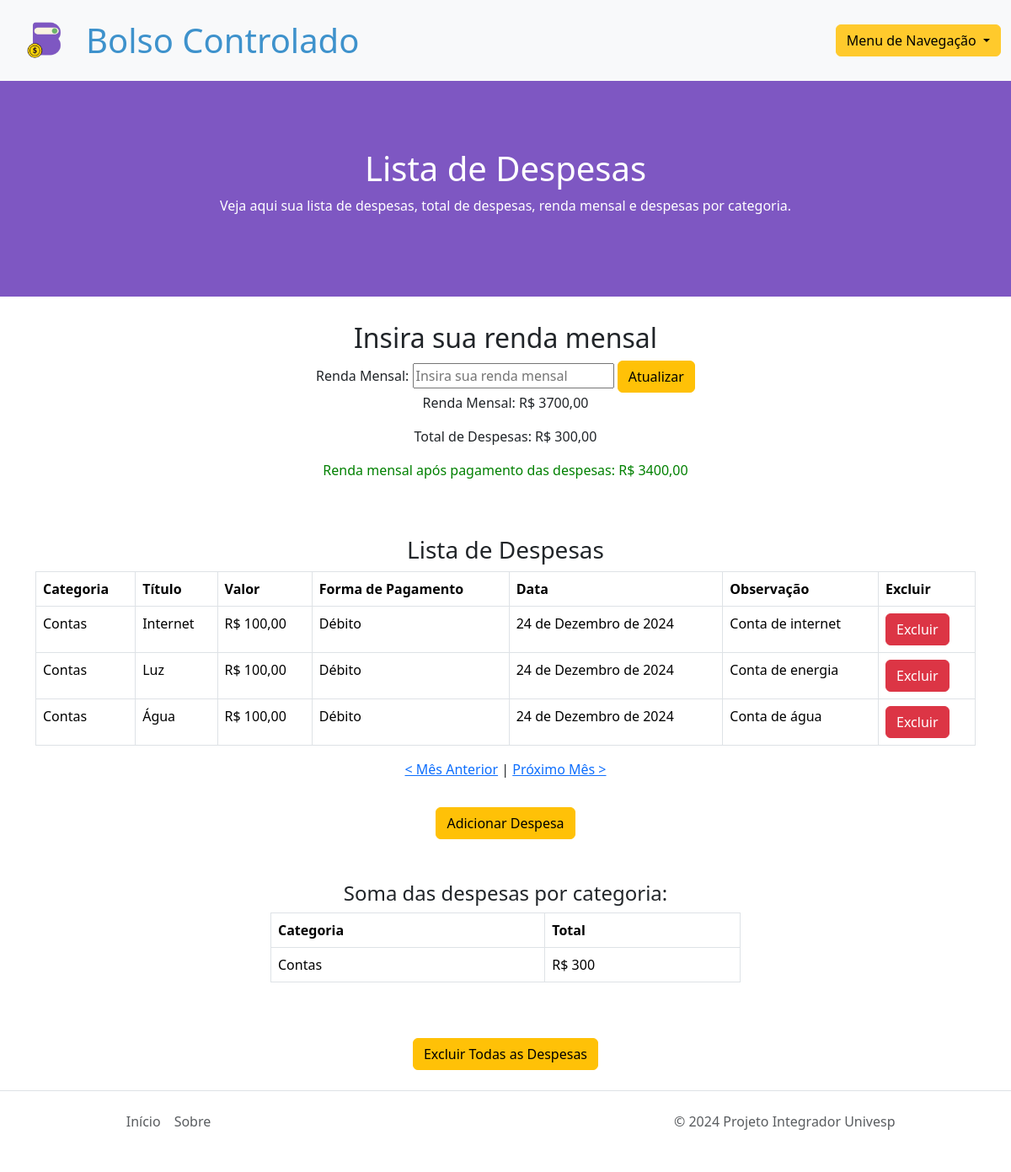
The app's page /expenses/2024/12/ (signed in) with its own data.
### expenses/models.py (models this page shows, shortened)
class UserProfile(models.Model):
    user = models.OneToOneField(User, on_delete=models.CASCADE, related_name='user_profile')  # Adicione related_name
    salary = models.DecimalField(max_digits=10, decimal_places=2, default=0)

class Expense(models.Model):
    expense_category = models.CharField(max_length=20, choices=CATEGORY_CHOICES, verbose_name='Categoria', default='categoria1')
    title = models.CharField(max_length=30, verbose_name='Título')
    amount = models.DecimalField(max_digits=10, decimal_places=2, verbose_name='Valor')
    date = models.DateField(verbose_name='Data')
    user = models.ForeignKey(User, on_delete=models.CASCADE, related_name='expenses')
    payment_method = models.CharField(blank=True, max_length=20, choices=PAYMENT_CHOICES, verbose_name='Forma de Pagamento (Opcional)', default='Dinheiro')
    observation = models.TextField(blank=True, verbose_name='Observação', max_length=60)
    duration_months = models.IntegerField(verbose_name='Duração em Meses', default=1)
    class Meta:
        verbose_name = 'Despesa'
        verbose_name_plural = 'Despesas'

### expenses/views.py (the view, shortened to what this page needs)
# urls.py: path('expenses/', ExpenseListView.as_view(), name='expense_list'),
class ExpenseListView(LoginRequiredMixin, ListView):
    model = Expense
    template_name = 'expenses/expense_list.html'
    context_object_name = 'expenses'
    def get_queryset(self):
        year = self.kwargs.get('year', None)
        month = self.kwargs.get('month', None)
        if year is None or month is None:
            current_date = datetime.now()
            year = current_date.year
            month = current_date.month
        return Expense.objects.filter(user=self.request.user, date__year=year, date__month=month)
    def get_context_data(self, **kwargs):
        context = super().get_context_data(**kwargs)
        year = int(self.kwargs.get('year', datetime.now().year))
        month = int(self.kwargs.get('month', datetime.now().month))
        prev_month, prev_year = (month - 1, year) if month > 1 else (12, year - 1)
        next_month, next_year = (month + 1, year) if month < 12 else (1, year + 1)
        expenses = self.get_queryset()
        total_expenses = expenses.aggregate(total=Sum('amount'))['total'] or 0
        salary = UserProfile.objects.get(user=self.request.user).salary if UserProfile.objects.filter(user=self.request.user).exists() else None
        difference = salary - total_expenses if salary is not None else None
        expenses_by_category = expenses.values('expense_category').annotate(total_amount=Sum('amount'))
        context.update({
            'total_expenses': round(total_expenses, 2),
            'salary': salary,
            'difference': difference,
            'expenses_by_category': expenses_by_category,
            'year': year,
            'month': month,
            'prev_year': prev_year,
            'prev_month': prev_month,
            'next_year': next_year,
            'next_month': next_month,
        })
        return context

### expenses/templates/expenses/expense_list.html (shortened to what this page needs)
{% extends 'base-3.html' %}
{% load static %}
{% block content %}
<div id="banner">
    <h1 id="cor-letra-banner">Lista de Despesas</h1>
    <p id="cor-letra-banner">Veja aqui sua lista de despesas, total de despesas, renda mensal e despesas por categoria.</p>
</div>
<div class="text-center" style="padding-top: 30px;">
    <h2>Insira sua renda mensal</h2>
    <form action="{% url 'expense_list' %}" method="post">
        <label for="salary">Renda Mensal:</label>
        <input type="text" id="salary" name="salary" placeholder="Insira sua renda mensal">
        <button class="btn btn-warning" type="submit">Atualizar</button>
    </form>
    {% if salary %}
    <p>Renda Mensal: R$ {{ salary }}</p>
    {% endif %}
    <p>Total de Despesas: R$ {{ total_expenses }}</p>
    {% if difference is not None %}
    {% if difference >= 0 %}
        <p style="color: green;">Renda mensal após pagamento das despesas: R$ {{ difference }}</p>
    {% else %}
        <p style="color: red;">Renda mensal após pagamento das despesas: <span style="color: red;">R$ {{ difference }}</span> <span style="color: red;">(Renda negativa)</span></p>
    {% endif %}
{% endif %}
</div>
<h3 class="text-center" style="padding-top: 50px;">Lista de Despesas</h3>
<div class="table-responsive">
    <table class="table table-bordered">
        <thead>
            <tr>
                <th scope="col">Categoria</th>
                <th scope="col">Título</th>
                <th scope="col">Valor</th>
                <th scope="col">Forma de Pagamento</th>
                <th scope="col">Data</th>
                <th scope="col">Observação</th>
                <th scope="col">Excluir</th>
            </tr>
        </thead>
        <tbody>
            {% for expense in expenses %}
            <tr>
                <td>{{ expense.expense_category }}</td>
                <td>{{ expense.title }}</td>
                <td>R$ {{ expense.amount }}</td>
                <td>{{ expense.payment_method }}</td>
                <td>{{ expense.date }}</td>
                <td>{{ expense.observation }}</td>
                <td>
                    <form action="{% url 'delete_expense' expense.id %}" method="post" style="display: inline;">
                        <button type="submit" class="btn btn-danger">Excluir</button>
                    </form>
                </td>
            </tr>
            {% endfor %}
        </tbody>
    </table>
</div>
<div class="text-center" style="margin-bottom:3%">
    {% if year and month %}
        <p>
            <a href="{% if month > 1 %}{% url 'expense_list_month' year=year month=month|add:'-1' %}{% else %}{% url 'expense_list_month' year=year|add:'-1' month=12 %}{% endif %}">&lt; Mês Anterior</a> |
            <a href="{% if month < 12 %}{% url 'expense_list_month' year=year month=month|add:'1' %}{% else %}{% url 'expense_list_month' year=year|add:'1' month=1 %}{% endif %}">Próximo Mês &gt;</a>
        </p>
    {% endif %}
</div>
<div class="text-center">
    <button class="btn btn-warning" onclick="window.location.href='{% url 'add_expense' %}'">Adicionar Despesa</button>
</div>
<div>
    <div class="col-6 mx-auto">
        <h4 class="text-center" style="padding-top: 50px;">Soma das despesas por categoria:</h4>
        <div class="table-responsive">
            <table class="table table-bordered">
                <thead>
                    <tr>
                        <th scope="col">Categoria</th>
                        <th scope="col">Total</th>
                    </tr>
                </thead>
                <tbody>
                    {% for category in expenses_by_category %}
                    <tr>
                        <td>{{ category.expense_category }}</td>
                        <td>R$ {{ category.total_amount }}</td>
                    </tr>
                    {% endfor %}
                </tbody>
            </table>
        </div>
    </div>
</div>
<div class="text-center" style="margin-top: 50px;">
    <button class="btn btn-warning" data-toggle="modal" data-target="#confirmDeleteModal">Excluir Todas as Despesas</button>
</div>
{% endblock content %}

### static/css/expenses.css (style rules this page uses)
:root { --obs: red; --letras-nav-bar-preto: #000000; --fundo-banner: #7E57C2; --letras-banner: #ffffff; --letras-nav-bar-azul: #3E92CC; --cor-input: #cfcfcfcf; }
body, html { margin: 0; padding: 0; overflow-x: hidden; }
#banner { background-color: var(--fundo-banner); padding: 5rem; text-align: center; width: 100vw; margin-left: calc(50% - 50vw); margin-right: calc(50% - 50vw); }
#cor-letra-banner { color: var(--letras-banner); }

### records on screen
UserProfile: salary "3700,00"
Expense: expense_category "Contas", title "Internet", amount "100,00", payment_method "Débito", date "24 de Dezembro de 2024", observation "Conta de internet"
Expense: expense_category "Contas", title "Luz", amount "100,00", payment_method "Débito", date "24 de Dezembro de 2024", observation "Conta de energia"
Expense: expense_category "Contas", title "Água", amount "100,00", payment_method "Débito", date "24 de Dezembro de 2024", observation "Conta de água"

### other values on screen
{{ total_expenses }} "300,00"
{{ difference }} "3400,00"
{{ category.expense_category }} "Contas"
{{ category.total_amount }} "300"
